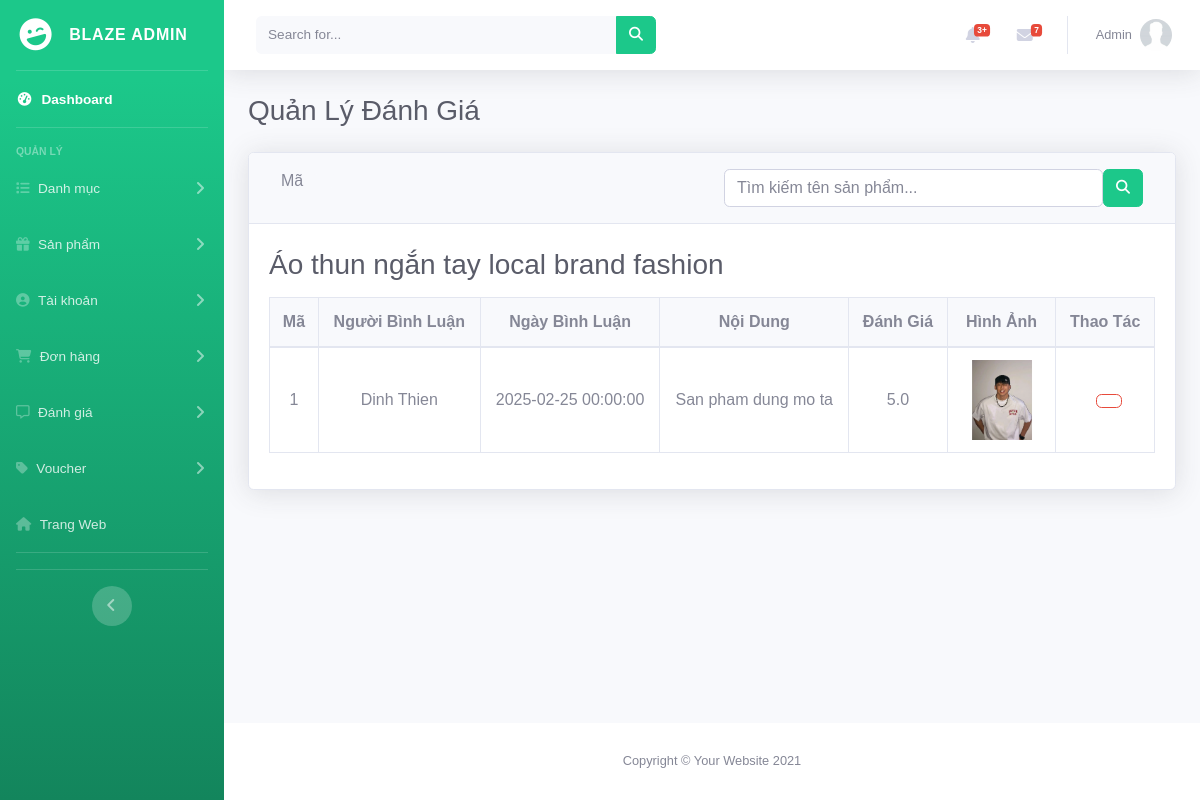
Screenshot of /admin/danh-gia/chi-tiet/22 (signed in) with the database file from the repository.
### tables this page shows
CREATE TABLE `rates` (
  `id` int(5) NOT NULL,
  `user_id` int(5) NOT NULL,
  `product_id` int(5) NOT NULL,
  `review_text` varchar(255) DEFAULT NULL,
  `rating` decimal(2,1) NOT NULL DEFAULT 0.0,
  `name_size` varchar(100) NOT NULL,
  `date_rate` DATETIME NOT NULL DEFAULT current_timestamp()
);

CREATE TABLE `users` (
  `id` int(5) NOT NULL,
  `name` varchar(255) NOT NULL,
  `phone` varchar(255) DEFAULT NULL,
  `email` varchar(255) NOT NULL,
  `image` varchar(255) DEFAULT NULL,
  `password` varchar(255) NOT NULL,
  `address` varchar(255) DEFAULT NULL,
  `role` tinyint(1) NOT NULL DEFAULT 0,
  `created_at` DATETIME NOT NULL DEFAULT current_timestamp(),
  `updated_at` timestamp NOT NULL DEFAULT current_timestamp() ON UPDATE current_timestamp(),
  `status` tinyint(1) NOT NULL DEFAULT 0
);

### app/controllers/admin/Rate.php (called while the page is built, shortened)
<?php
class Rate extends Controller
{
    public $data = [];
    public $rate_model;
    public function __construct()
    {
        $this->rate_model = $this->model('RateModel');
    }
    public function detail($id)
    {
        $this->rate_model->setProduct_id($id);
        $namePro = $this->rate_model->getProductNameById($this->rate_model);
        $this->rate_model->setProduct_id($id);
        $listRate = $this->rate_model->getCommentsWithImagesByProductId($this->rate_model);
        $this->data['sub_content']['rateData'] = $listRate;
        $this->data['productName'] = $namePro;
        $this->data['page_title'] = 'BLAZE-Admin - Đánh Giá';
        $this->data['content'] = 'admin/rates/detail';
        $this->render('layouts/admin_layout', $this->data);
    }
}

### app/App.php (called while the page is built, shortened)
<?php
class App
{
    private $__controller, $__action, $__params, $__routes, $__privile;
    function __construct()
    {
        global $routes;
        $this->__routes = new Route();
        if (!empty($routes['default_controller'])) {
            $this->__controller = $routes['default_controller'];
        }
        $this->__action = 'index';
        $this->handlerUrl();
    }
    function getUrl()
    {
        if (!empty($_SERVER['PATH_INFO'])) {
            $url = $_SERVER['PATH_INFO'];
        } else {
            $url = '/';
        }
        return $url;
    }
    public function handlerUrl()
    {
        $url = $this->getUrl();
        $url = $this->__routes->handleRoute($url);
        $urlArray = array_filter(explode('/', $url));
        $urlArray = array_values($urlArray);
        $isAdmin = false;
        if (!empty($urlArray)) {
            if (strtolower($urlArray[0]) == 'admin') {
                $this->__privile = new PrivilegeModel();
                $checkPrivilege = $this->__privile->checkPrivilege();
                if (!$checkPrivilege) {
                    $this->loadError('403');
                    exit();
                } else {
                    $isAdmin = true;
                    unset($urlArray[0]);
                    $urlArray = array_values($urlArray);
                }
            }
            if (!empty($urlArray[0])) {
                $this->__controller = ucfirst($urlArray[0]);
            }
            $controllerPath = $isAdmin ? 'app/controllers/admin/' . $this->__controller . '.php' : 'app/controllers/' . $this->__controller . '.php';
            if (file_exists($controllerPath)) {
                if (class_exists($this->__controller)) {
                    $this->__controller = new $this->__controller();
                    unset($urlArray[0]);
                } else {
                    $this->loadError();
                    return;
                }
            } else {
                $this->loadError();
                return;
            }
        } else {
            header("Location: " . _WEB_ROOT_ . "/trang-chu");
        }
        if (!empty($urlArray[1])) {
            $this->__action = $urlArray[1];
            unset($urlArray[1]);
        }
        $this->__params = array_values($urlArray);
        call_user_func_array([$this->__controller, $this->__action], $this->__params);
    }
}

### index.php (called while the page is built, shortened)
<?php
$app = new App();

### configs/database.php (called while the page is built, shortened)
<?php
class Database
{
    private $servername = DB_HOST;
    private $database = DB_NAME;
    private $username = DB_USER;
    private $password = DB_PASS;
    private $charset = "utf8mb4";
    private $pdo;
    public function __construct()
    {
        try {
            $dsn = "mysql:host=$this->servername;dbname=$this->database;charset=$this->charset";
            $this->pdo = new PDO($dsn, $this->username, $this->password);
            $this->pdo->setAttribute(PDO::ATTR_ERRMODE, PDO::ERRMODE_EXCEPTION);
        } catch (PDOException $e) {
            echo "Connection failed: " . $e->getMessage();
        }
    }
    public function query($sql, $param = [])
    {
        $stmt = $this->pdo->prepare($sql);
        if ($param) {
            $stmt->execute($param);
        } else {
            $stmt->execute();
        }
        return $stmt;
    }
    public function getAll($sql, $param = [])
    {
        $stmt = $this->query($sql, $param);
        return $stmt->fetchAll(PDO::FETCH_ASSOC);
    }
}

### app/models/RateModel.php (called while the page is built, shortened)
<?php
class RateModel
{
    private $product_id;
    private $db;
    public function __construct()
    {
        $this->db = new Model();
    }
    public function setProduct_id($product_id)
    {
        $this->product_id = $product_id;
    }
    public function getProduct_id()
    {
        return $this->product_id;
    }
    public function getCommentsWithImagesByProductId(RateModel $rate)
    {
        $sql = "
        SELECT
            r.id AS comment_id,
            r.user_id,
            u.name AS user_name,
            r.review_text,
            r.rating,
            r.date_rate,
            GROUP_CONCAT(rImg.img) AS comment_images
        FROM
            rates r
        LEFT JOIN
            rateimages rImg ON rImg.rate_id = r.id
        LEFT JOIN
            users u ON u.id = r.user_id
        WHERE
            r.product_id = ?
        GROUP BY
            r.id, r.user_id, u.name, r.review_text, r.rating, r.date_rate
        ORDER BY
            r.date_rate DESC
        ";
        return $this->db->getAll($sql, [$rate->getProduct_id()]);
    }
}

### app/views/admin/rates/detail.php (the view, shortened to what this page needs)
<?php
$currentUrl = $_SERVER['REQUEST_URI'];
$path = parse_url($currentUrl, PHP_URL_PATH);
$segments = explode('/', trim($path, '/'));
$id = end($segments);
?>
<div class="container-fluid">
    <div class="d-flex justify-content-between mb-3 mt-1">
        <h1 class="h3 mb-2 text-gray-800">Quản Lý Đánh Giá</h1>
    </div>
    <div class="card shadow mb-4">
        <div class="card-header py-3 d-flex">
            <div class="col-6 f-flex">
                <form id="filter-form" class="form-inline" method="post">
                    <div class="form-group my-0">
                        <label for="filter-select" class="mr-2">Mã</i></label>
                    </div>
                    <button type="submit" class="btn btn-light" name="submit_sort" value="1"></button>
                </form>
            </div>
            <div class="col-6">
                <form method="POST">
                    <div class="d-flex align-items-center justify-content-center">
                        <input id="search_cate" type="text" class="form-control rounded-crl-left" name="search" value=""
                            placeholder="Tìm kiếm tên sản phẩm...">
                        <button class="btn btn-success rounded-crl-right" type="submit" name="submit_search">
                            <i class="fas fa-search fa-sm fw-bold"></i>
                        </button>
                    </div>
                </form>
            </div>
        </div>
        <div class="card-body">
            <h1 class="h3 mb-2 text-gray-800 mb-3 mt-1"><?= $this->data['productName'] ?></h1>
            <div class="table-responsive">
                <table class="table table-bordered text-center" id="dataTable" width="100%" cellspacing="0">
                    <thead class="bg-light text-center">
                        <tr>
                            <th>Mã</th>
                            <th>Người Bình Luận</th>
                            <th>Ngày Bình Luận</th>
                            <th>Nội Dung</th>
                            <th>Đánh Giá</th>
                            <th>Hình Ảnh</th>
                            <th>Thao Tác</th>
                        </tr>
                    </thead>
                    <tbody>
                        <?php if (!empty($rateData)): ?>
                            <?php foreach ($rateData as $rate): ?>
                                <tr>
                                    <td class="align-middle"><?= $rate['comment_id'] ?></td>
                                    <td class="align-middle"><?= $rate['user_name'] ?></td>
                                    <td class="align-middle"><?= $rate['date_rate'] ?></td>
                                    <td class="align-middle"><?= $rate['review_text'] ?></td>
                                    <td class="align-middle"><?= $rate['rating'] ?></td>
                                    <td class="align-middle">
                                        <?php if (!empty($rate['comment_images'])): ?>
                                            <?php
                                            $images = explode(',', $rate['comment_images']);
                                            foreach ($images as $image):
                                            ?>
                                                <img src="<?= _WEB_ROOT_ ?>/public/assets/img/<?= $image ?>" alt="Comment Image" style="max-width: 80px;">
                                            <?php endforeach; ?>
                                        <?php else: ?>
                                            <span>No images</span>
                                        <?php endif; ?>
                                    </td>
                                    <td class="align-middle">
                                        <form action="<?= _WEB_ROOT_ ?>/admin/danh-gia/chi-tiet/<?= $id ?>" method="post"
                                            style="display: inline;">
                                            <button type="submit" class="btn btn-outline-danger ml-2"
                                                onclick="return confirm('Bạn có chắc chắn muốn xóa không?')">
                                            </button>
                                        </form>
                                    </td>
                                </tr>
                            <?php endforeach; ?>
                        <?php else: ?>
                            <tr>
                                <td colspan="7" class="text-center">Không có bình luận nào.</td>
                            </tr>
                        <?php endif; ?>
                    </tbody>
                </table>
            </div>
        </div>
    </div>
</div>

### public/assets/client/css/messger.css (style rules this page uses)
* { box-sizing: border-box; margin: 0; padding: 0; font-family: "League Spartan", sans-serif; }

### rows the page displays
rates: id "1", user.name "Dinh Thien", date_rate "2025-02-25 00:00:00", review_text "San pham dung mo ta", rating "5.0"

### other values shown
$_SESSION['user']['name'] "Admin"
$this->data['productName'] "Áo thun ngắn tay local brand fashion"
